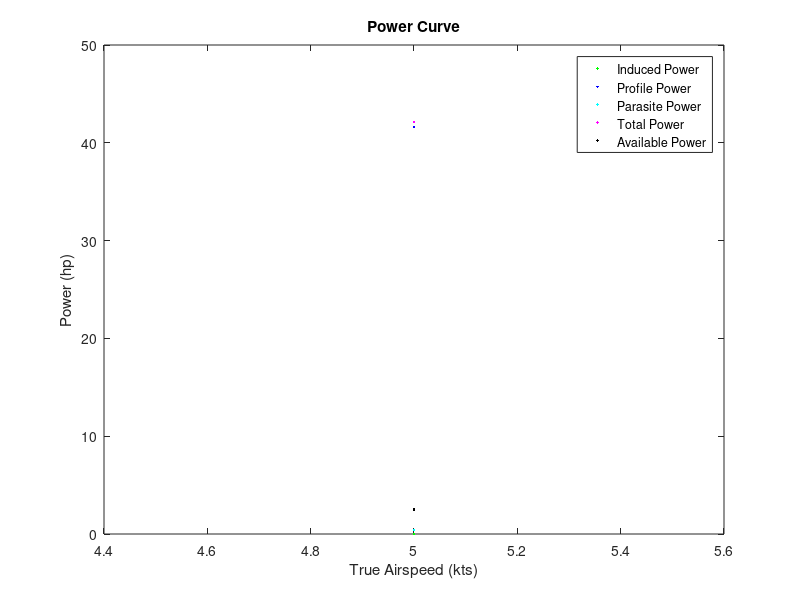
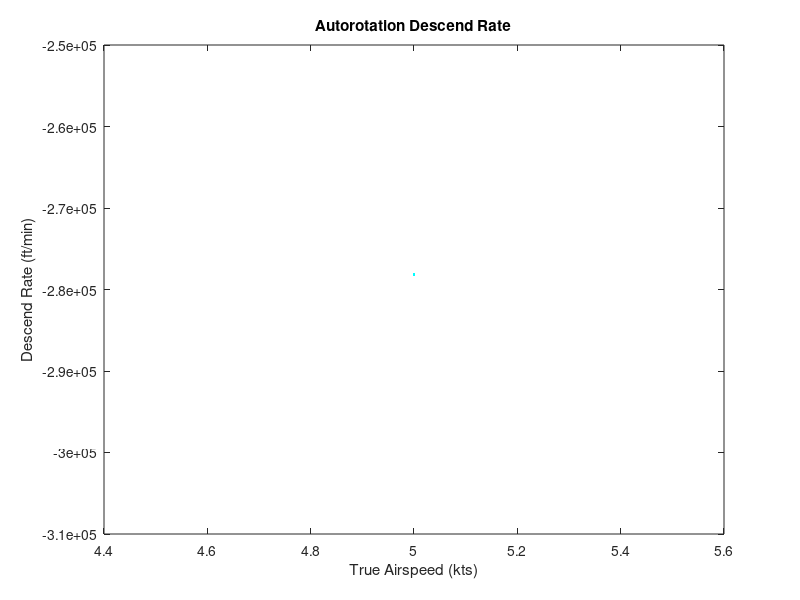
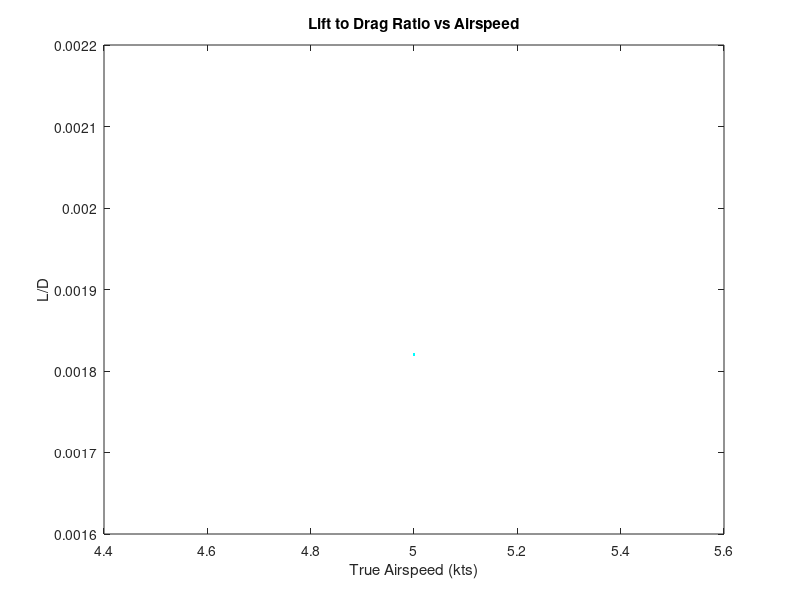
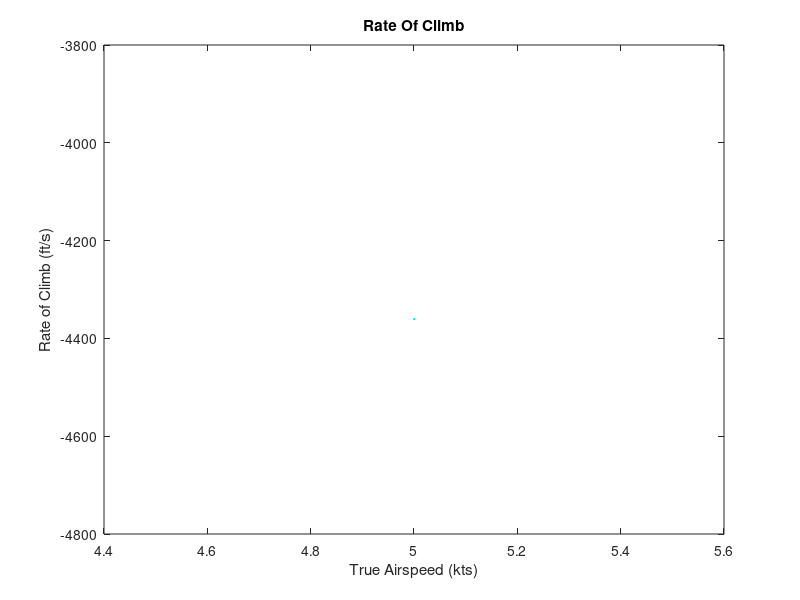

The MATLAB source for these figures, in order:
% Coaxial Rotors Helicopters Performance Analysis
% 
% Author: Reza Samarghandi 
% 
% rezasamarghandi@yahoo.com
%
%February 28, 2021

clear
clc
close all

minvel=input ('Minimum True Airspeed For Analysis (kts) : ');
maxvel=input ('Maximum True Airspeed For Analysis (kts) : ');
velocity=minvel:maxvel;
alfa_deg=input ('Angle Of Attack (Degrees): ');
alfa=alfa_deg*pi/180; %angle of attack (rad)
velct=input ('Climb Velocity (kts) : ');
velc=velct*1.6878; %Climb Velocity in (ft/s)
rho=input ('Density Of Air in (lbs/ft^3) : ');
m=input ('Mass Of The Helicopter in (lbs) : '); 
r= input ('Radius Of The Rotor Blade (ft) : ');
chord=input ('Chord Of The Rotor Blade (ft) : '); 
nb=input ('Number Of Blades Of Rotor : '); 
cd0=input ('Rotor Blade Airfoil Drag Coefficient in Zero Angle Of Attack (cd0) : ');
g=32.17; %Gravitational Acceleration
rpm=input ('RPM of The Rotor : ');
hpavt=input ('Available power in hourse power : '); 
hpav=hpavt/2;
Pav=hpav*17696; %Available Power in (lb*ft^2/s^3)
mft=input ('fuel mass (lbs) : ');
mf=mft/2;
sfchp=input ('specific fuel consumption (lb/(hp*h) : ');
sfc=sfchp/17696;
n=input ('Load Factor For Turn Radius (Use Maximum Load Factor To Find Minimum Turn Radius : ');
f=input ('Equivalent Flat Plate Area Of The Fuselage (ft^2) : '); 
k=input ('Induced power factor (Preferred Value is 1.15) : ');
kk=input ('Correction parameter (Preferred Value is 4.7) : '); 



kint=1+sqrt(2); %Induced Power Factor Due To Rotors Overlap

omega=rpm*2*pi/60; %Main Rotor Rotational Speed (rad/s)
vtip=r*omega; %Main Rotor Blade Tip Speed (ft/s)
a=pi*r^2; %Area of The Main Rotor (ft^2)
sigma=nb*chord/(pi*r); %Solidity of The Main Rotor 
w=m*g; %Weight of The Helicopter (lb*ft/s^2)
cw=w/(rho*a*vtip^2); %Coefficient of Weight
shp=17696; %hp to (lb*ft^2/s^3) 
Pc=w*velc; %Climb Power (lb*ft^2/s^3)
hpc=Pc/shp; %Climb Power (hp)
cpc=Pc/(rho*a*vtip^3);  %Climb Power Coefficient
for j=1:length(velocity)

v=velocity(j)*1.6878; %Forward Velocity in ft/s

miu=v*cos(alfa)/vtip; %Main Rotor Advance Ratio

landa=sqrt(cw/2); %Initial Guess Of The Rotor Inflow Ratio

for i=1:50
    landa=miu*tan(alfa)+cw/(2*sqrt(miu^2+landa^2)); %Rotor Inflow Ratio
end


cpi=(2*kint*k*cw^2)/(2*sqrt(miu^2+landa^2)); %Rotor Induced Power Coefficient
cp0=2*sigma*cd0/8*(1+kk*miu^2); %Rotor Profile Power Coefficient
cpp=0.5*f/a*miu^3; %Parasite Power Coefficient Of The Helicopter
cp=cpi+cp0+cpp+cpc; %Total Required Power Coefficient
Pi=cpi*rho*a*vtip^3; %Rotor Induced Power
P0=cp0*rho*a*vtip^3; %Rotor Profile Power
Pp=cpp*rho*a*vtip^3; %Parasite Power Of The Helicopter
P=Pi+P0+Pp+Pc; %Total Required Power
hpi=Pi/shp; %Induced Power In HP 
hp0=P0/shp; %Profile Power In HP
hpp=Pp/shp; %Parasite Power In HP
hp=P/shp; %Total Required Power In HP


descend(j)=-cp/cw*vtip*60; %Autorotation Rate Of Descend (ft/min)

endurance(j)=mf/(P*sfc); %Endurance Of The Helicopter (Hour)

range(j)=mf*v/(P*sfc/3600); %Range Of The Helicopter (ft)

rc(j)=(Pav-P)/w; %Rate Of Climb ft/s


ld(j)=w*v/P; %L/D Of The Helicopter

radius(j)=v^2/(sqrt(n^2-1)*g); %Turn Radius For specific Load Factor




plot(velocity(j),hpi,'g.','DisplayName','Induced Power')
hold on

plot(velocity(j),hp0,'b.','DisplayName','Profile Power')
hold on

plot(velocity(j),hpp,'c.','DisplayName','Parasite Power')
hold on

plot(velocity(j),hp,'m.','DisplayName','Total Power')
hold on

plot(velocity(j),hpav,'k.','DisplayName','Available Power')
hold on
title('Power Curve')
xlabel('True Airspeed (kts)')
ylabel('Power (hp)')
legend('show')
end


figure
plot(velocity,descend,'c.')
title('Autorotation Descend Rate')
xlabel('True Airspeed (kts)')
ylabel('Descend Rate (ft/min)')

figure
plot(velocity,ld,'c.')
title('Lift to Drag Ratio vs Airspeed')
xlabel('True Airspeed (kts)')
ylabel('L/D')


figure
plot(velocity,rc,'c.')
title('Rate Of Climb')
xlabel('True Airspeed (kts)')
ylabel('Rate of Climb (ft/s)')





figure
plot(velocity,range,'c.')
title('Range Of The Helicopter')
xlabel('True Airspeed (kts)')
ylabel('Range (ft)')

figure
plot(velocity,endurance,'c.')
title('Endurance Of The Helicopter')
xlabel('True Airspeed (kts)')
ylabel('Endurance (hour)')

figure
plot(velocity,radius,'c.')
title('Turn Radius')
xlabel('True Airspeed (kts)')
ylabel('Turn Radius (ft)')
